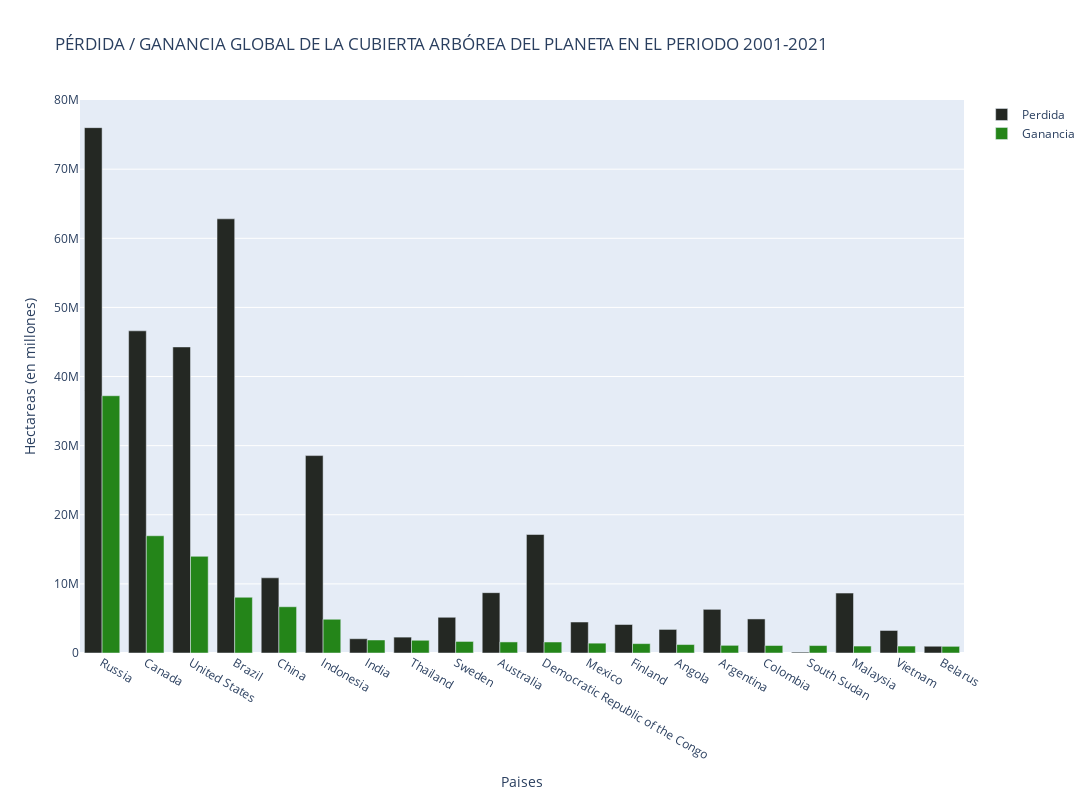

Write notebook code for a chart like this one.
### Code cell
import chart_studio.plotly as py
import plotly.graph_objects as go


trace_loss = go.Bar(x=df_5.name,
                  y=df_5.umd_tree_cover_loss__ha,
                  name='Perdida',
                  marker=dict(color='#242823'))

trace_gain = go.Bar(x=df_5.name,
                y=df_5.umd_tree_cover_gain__ha,
                name='Ganancia',
                marker=dict(color='#248519'))

# trace_CO2 = go.Bar(x=df_5.name,
#                 y=df_5.gfw_gross_emissions_co2e_all_gases__Mg,
#                 name='CO2',
#                 marker=dict(color='#59606D'))

data = [trace_loss, trace_gain]

layout = go.Layout(title="PÉRDIDA / GANANCIA GLOBAL DE LA CUBIERTA ARBÓREA DEL PLANETA EN EL PERIODO 2001-2021",
                xaxis=dict(title='Paises'),
                yaxis=dict(title='Hectareas (en millones)'))

fig = go.Figure(data=data, layout=layout)
fig.update_layout(width=1200,height=800)
iplot(fig,filename='jupyter-styled_bar')

### Figure 1 — Plotly figure (JSON) as saved in the notebook; plotly's stock layout.template omitted (floating-point values rounded to 4 significant figures)
{"data": [{"marker": {"color": "#242823"}, "name": "Perdida", "type": "bar", "x": ["Russia", "Canada", "United States", "Brazil", "China", "Indonesia", "India", "Thailand", "Sweden", "Australia", "Democratic Republic of the Congo", "Mexico", "Finland", "Angola", "Argentina", "Colombia", "South Sudan", "Malaysia", "Vietnam", "Belarus"], "y": [76010000.0, 46610000.0, 44280000.0, 62820000.0, 10880000.0, 28560000.0, 2066000.0, 2298000.0, 5168000.0, 8728000.0, 17150000.0, 4482000.0, 4124000.0, 3412000.0, 6318000.0, 4928000.0, 127900.0, 8669000.0, 3258000.0, 977500.0]}, {"marker": {"color": "#248519"}, "name": "Ganancia", "type": "bar", "x": ["Russia", "Canada", "United States", "Brazil", "China", "Indonesia", "India", "Thailand", "Sweden", "Australia", "Democratic Republic of the Congo", "Mexico", "Finland", "Angola", "Argentina", "Colombia", "South Sudan", "Malaysia", "Vietnam", "Belarus"], "y": [37220000.0, 16960000.0, 13990000.0, 8062000.0, 6690000.0, 4882000.0, 1882000.0, 1842000.0, 1671000.0, 1601000.0, 1591000.0, 1423000.0, 1357000.0, 1224000.0, 1108000.0, 1085000.0, 1079000.0, 1005000.0, 1005000.0, 963600.0]}], "layout": {"height": 800, "title": {"text": "PÉRDIDA / GANANCIA GLOBAL DE LA CUBIERTA ARBÓREA DEL PLANETA EN EL PERIODO 2001-2021"}, "width": 1200, "xaxis": {"title": {"text": "Paises"}}, "yaxis": {"title": {"text": "Hectareas (en millones)"}}}}
